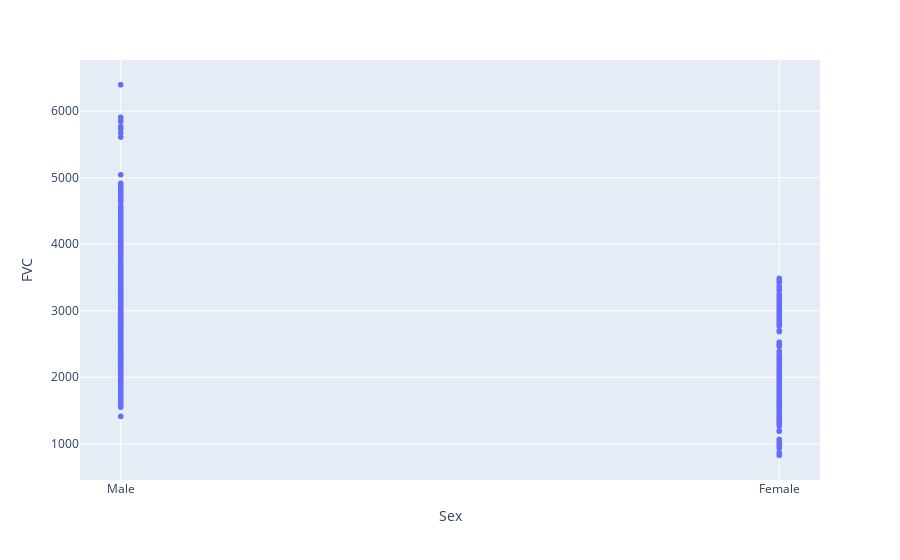

Notebook cell for this chart:
### Code cell
fig = px.scatter(train, x="Sex", y ="FVC")
fig.show()

### Figure 1 — Plotly figure (JSON) as saved in the notebook; plotly's stock layout.template omitted (floating-point values rounded to 4 significant figures; data arrays with more than 128 entries replaced by an {"elided": "..."} marker saying what was removed)
{"data": [{"hovertemplate": "Sex=%{x}<br>FVC=%{y}<extra></extra>", "legendgroup": "", "marker": {"color": "#636efa", "symbol": "circle"}, "mode": "markers", "name": "", "showlegend": false, "type": "scattergl", "x": {"elided": "1223 str values"}, "xaxis": "x", "y": {"elided": "1223 int values"}, "yaxis": "y"}], "layout": {"legend": {"tracegroupgap": 0}, "margin": {"t": 60}, "xaxis": {"anchor": "y", "domain": [0, 1], "title": {"text": "Sex"}}, "yaxis": {"anchor": "x", "domain": [0, 1], "title": {"text": "FVC"}}}}
